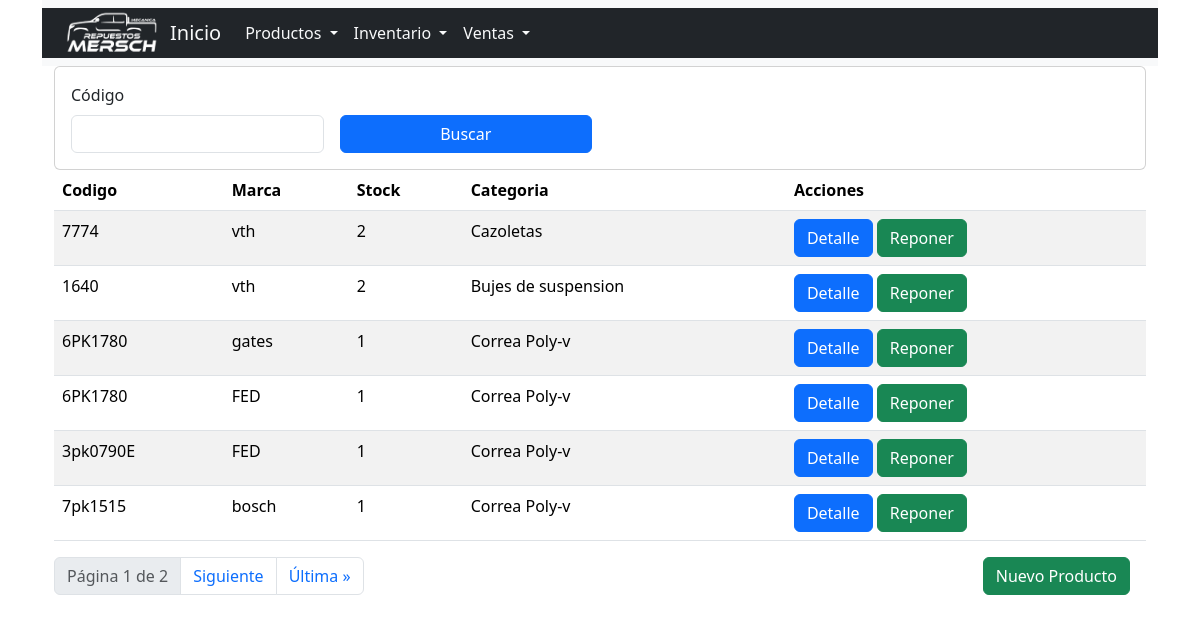
Before: /inventario/ with the older database file.
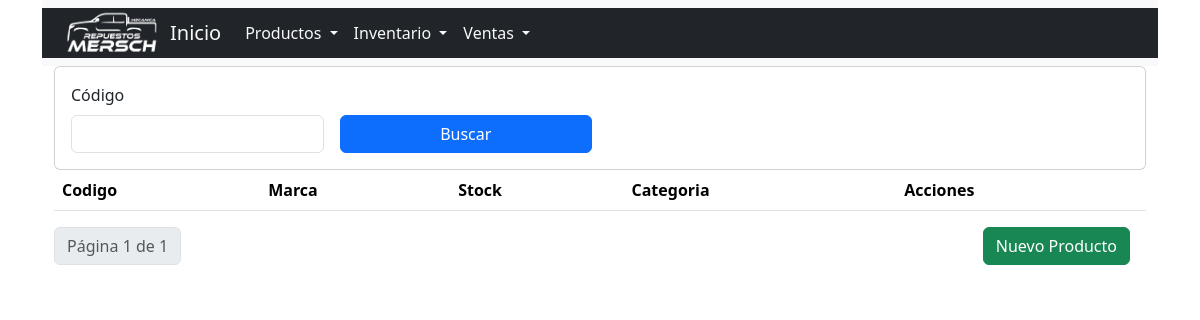
After: the same page with the newer database file.
### inventario/models.py (models this page shows, shortened)
class Producto(models.Model):
    codigo = models.CharField(max_length=50)
    stock = models.IntegerField(default=0, blank=True)
    marca = models.CharField(max_length=50, default="---", blank=False, null=False)
    categoria = models.ForeignKey(Categorias, on_delete=models.CASCADE)
    descripcion = models.TextField(blank=True, null=True)

class Categorias(models.Model):
    nombre = models.CharField(max_length=50)
    def __str__(self):
        return self.nombre

### inventario/views.py (the view)
# urls.py: path('', views.index, name="index"),
def index(request):
    productos_list = Producto.objects.all().order_by('-id')
    codigo = request.GET.get('codigo', '')
    marca = request.GET.get('marca', '')
    categoria_id = request.GET.get('categoria', '')
    if codigo:
        productos_list = productos_list.filter(codigo__icontains=codigo)
    if marca:
        productos_list = productos_list.filter(marca__icontains=marca)
    if categoria_id:
        productos_list = productos_list.filter(categoria_id=categoria_id)
    paginator = Paginator(productos_list, 6)
    page_number = request.GET.get('page')
    productos = paginator.get_page(page_number)
    categorias = Categorias.objects.all()
    return render(request, 'inventario/productos/index.html', {
        'productos': productos,
        'categorias': categorias,
        'codigo': codigo,
        'marca': marca,
        'categoria_id': categoria_id
    })

### templates/inventario/productos/index.html (shortened to what this page needs)
{% extends 'layouts/base.html' %}
{% load static %}
{% block head %}
    <link rel="stylesheet" href="{% static 'css/messages.css' %}">
{% endblock %}
{% block content %}
<div class="card">
    <div class="card-body">
        <form method="GET" class="row g-3">
            <div class="col-md-3">
                <label for="codigo" class="form-label">Código</label>
                <input type="text" name="codigo" id="codigo" class="form-control" value="{{ codigo }}" autofocus>
            </div>
            <div class="col-md-3 d-flex align-items-end">
                <button type="submit" class="btn btn-primary w-100">Buscar</button>
            </div>
        </form>
    </div>
</div>
<table class="table table-striped table-hover">
    <thead>
        <tr>
            <th scope="col">Codigo</th>
            <th scope="col">Marca</th>
            <th scope="col">Stock</th>
            <th scope="col">Categoria</th>
            <th scope="col">Acciones</th>
        </tr>
    </thead>
    <tbody>
        {% for producto in productos %}
        <tr>
            <td>{{ producto.codigo }}</td>
            <td>{{ producto.marca }}</td>
            <td>{{ producto.stock }}</td>
            <td>{{ producto.categoria }}</td>
            <td>
                <a href="{% url 'inventario:detalle_producto' producto.id %}" class="btn btn-primary">Detalle</a>
                <a href="{% url 'ingresos:ingresar_producto' producto.id %}" class="btn btn-success">Reponer</a>
            </td>
        </tr>
        {% endfor %}
    </tbody>
</table>
<nav>
    <div class="d-flex justify-content-between align-items-center flex-wrap">
        <ul class="pagination mb-0">
            <li class="page-item disabled">
                <a class="page-link">Página {{ productos.number }} de {{ productos.paginator.num_pages }}</a>
            </li>
            {% if productos.has_next %}
                <li class="page-item"><a class="page-link" href="?page={{ productos.next_page_number }}">Siguiente</a></li>
                <li class="page-item"><a class="page-link" href="?page={{ productos.paginator.num_pages }}">Última &raquo;</a></li>
            {% endif %}
        </ul>
        <div class="mx-3">
            <a href="{% url 'inventario:crear_producto' %}" class="btn btn-success">Nuevo Producto</a>
        </div>
    </div>
</nav>
{% endblock %}

### templates/layouts/base.html (shortened to what this page needs)
{% load static %}
<!DOCTYPE html>
<html lang="es">
<head>
    <link href="https://cdn.jsdelivr.net/npm/bootstrap@5.3.3/dist/css/bootstrap.min.css" rel="stylesheet">
    {% block head %}{% endblock %}
</head>
<body class="container">
        {% block nav %}
        <nav class="navbar navbar-expand-lg bg-body-tertiary">
            <div class="container-fluid bg-dark">
                <div class="px-2">
                    <img src="{% static 'images/Imagen_Respuestos_Mersch-removebg-preview.png' %}" alt="Logo" height="50" width="100">
                </div>
                <a class="navbar-brand text-light" href="{% url 'index' %}">Inicio</a>
                <div class="collapse navbar-collapse" id="navbarNav">
                    <ul class="navbar-nav">
                        <li class="nav-item dropdown">
                            <a class="nav-link dropdown-toggle text-light" href="#" id="inventarioDropdown" role="button" data-bs-toggle="dropdown" aria-expanded="false">
                                Productos
                            </a>
                        </li>
                        <li class="nav-item dropdown">
                            <a class="nav-link dropdown-toggle text-light" href="#" id="ventasDropdown" role="button" data-bs-toggle="dropdown" aria-expanded="false">
                                Inventario
                            </a>
                        </li>
                        <li class="nav-item dropdown">
                            <a class="nav-link dropdown-toggle text-light" href="#" id="ventasDropdown" role="button" data-bs-toggle="dropdown" aria-expanded="false">
                                Ventas
                            </a>
                        </li>
                    </ul>
                </div>
            </div>
        </nav>
        {% endblock %}
    <section>
        {% block container %}
        <div class="container">
            {% block content %}{% endblock %}
        </div>
        {% endblock %}
    </section>
</body>
</html>

Changed rows visible on the page:
removed Producto: codigo "7774", marca "vth", stock "2", categoria "Cazoletas"
removed Producto: codigo "1640", marca "vth", stock "2", categoria "Bujes de suspension"
removed Producto: codigo "6PK1780", marca "gates", stock "1", categoria "Correa Poly-v"
removed Producto: codigo "6PK1780", marca "FED", stock "1", categoria "Correa Poly-v"
removed Producto: codigo "3pk0790E", marca "FED", stock "1", categoria "Correa Poly-v"
removed Producto: codigo "7pk1515", marca "bosch", stock "1", categoria "Correa Poly-v"
Other visible differences:
{{ productos.paginator.num_pages }}: "2" → "1"
text no longer shown: "Siguiente Última »"
